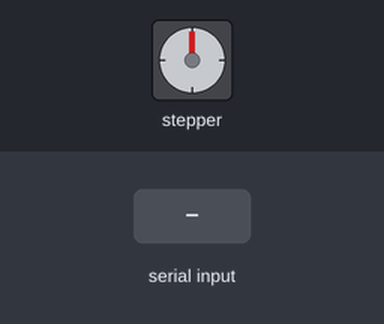
Bench run of a sketch on a simulated Arduino Uno, built with avr-gcc and run on an emulated ATmega328P. Parts: stepper motor. Wiring (inferred from the names in the program): stepper motor driver (800 steps per turn assumed): step pin 13; direction pin 12. The inputs (shaded band) are chosen by the test bench.

Above: at 1.2 s.
1.3 s: byte 255 (COMMAND_ROTATE_CCW) received over Serial
At 2.6 s:
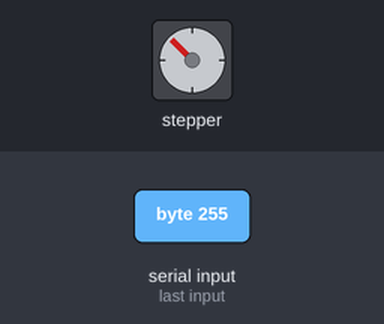
2.9 s: byte 1 (COMMAND_ROTATE_CW) received over Serial
At 4.2 s:
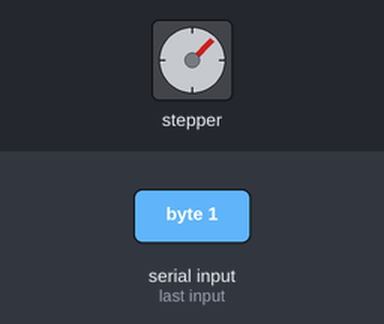
Timing chart, 0 to 5.9 s (numbered marks = the images above; inputs shaded):
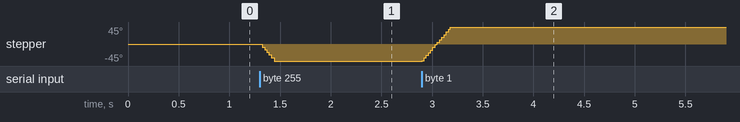

Measured:
- after the input at 1.3 s, stepper: turns 45° counter-clockwise in 0.14 s, starting at once
- after the input at 2.9 s, stepper: turns 90° clockwise in 0.28 s, starting at once

The sketch:

USEIT_Controller.ino.ino
```cpp
//#define DEBUG // if defined, will print debug messages to the serial line.
#include "Timer.h"

// input signals on the serial line to rotate the stepper motor CCW or CW.
#define COMMAND_ROTATE_CCW 255
#define COMMAND_ROTATE_CW 1

// microseconds between stepper motor pulses (delay in microseconds)
const int stepDelay = 700;
//Motor variables
const int stepsPerRevolution = 800; // number of steps to 360 degree rotation (depending on the motor)
const int STEP_90 = stepsPerRevolution / 4; // 90 degrees in steps
int currentStepPosition = 0; // in steps
int targetStepPosition = 0; // in steps

// motor controller pins
const int stepPin = 13;
const int dirPin = 12;

//IO
//const int INPUT_PIN = A0;
short inputByte = 0; // for serial reading. 0 is used as a null input (no response) 2 bytes long (16 bits)
Timer timer;
// time between serial line reads (delay in milliseconds)
//long serialReadDelay = 16;


void setup()
{
  pinMode(13, OUTPUT);
  pinMode(12, OUTPUT);
  Serial.begin(115200);
  //timer.every(serialReadDelay, readSerialLine);
}

void loop()
{
 stepperMotorUpdate();
 readSerialLine();

 //delay(1000); step(210); delay(1000); step(-210);
}

void readSerialLine()
{
    while (Serial.available())
    {
       inputByte = Serial.read();
        //will respond only to the last input
    }
}

void stepperMotorUpdate()
{


  // if input is not 0 (being used for "null" command)
  if (inputByte != 0)
  {
#ifdef DEBUG
    // say what you got:
     Serial.print("Arduino received: ");
     Serial.println(inputByte, HEX);
#endif

    if (inputByte == COMMAND_ROTATE_CCW)
    {
     targetStepPosition = -STEP_90;
    } else if (inputByte == COMMAND_ROTATE_CW)
    {
      targetStepPosition = STEP_90;
    }


#ifdef DEBUG
    Serial.print("moving from ");
    Serial.print(map(currentStepPosition, 0, stepsPerRevolution, 0, 360), DEC);
    Serial.print(" to ");
    Serial.println(map(targetStepPosition, 0, stepsPerRevolution, 0, 360), DEC);
#endif


    // reset input
    inputByte = 0;
  } // if input

   stepTowardTarget();
}

// step the motor 1 step toward targetStepPosition
void stepTowardTarget()
{
  const int maxStepsPerFrame = 100;
  int error = targetStepPosition - currentStepPosition;

  int numStepsToTake = min(abs(error), maxStepsPerFrame);


  if(error == 0)
  {
      digitalWrite(stepPin,LOW);
     return; // Target position reached!
  }

  if(error > 0) // CW
  {
      //digitalWrite(dirPin,HIGH);
      currentStepPosition += numStepsToTake;
       step(numStepsToTake);
  } else // CCW
  {
      //digitalWrite(dirPin,LOW);
      currentStepPosition -= numStepsToTake;
       step(-numStepsToTake);
  }
}


void step(int steps)
{
  int numSteps = abs(steps);
 // CW
  if(steps>0)
    digitalWrite(dirPin,HIGH);
 // CCW
  else
     digitalWrite(dirPin,LOW);

  //timer.oscillate(stepPin, stepDelay, LOW, numSteps);

 for(int x = 0; x < numSteps; x++) {
    delayMicroseconds(stepDelay);
    digitalWrite(stepPin,HIGH);
    delayMicroseconds(stepDelay);
    digitalWrite(stepPin,LOW);
  }
  currentStepPosition += steps;
}
```
